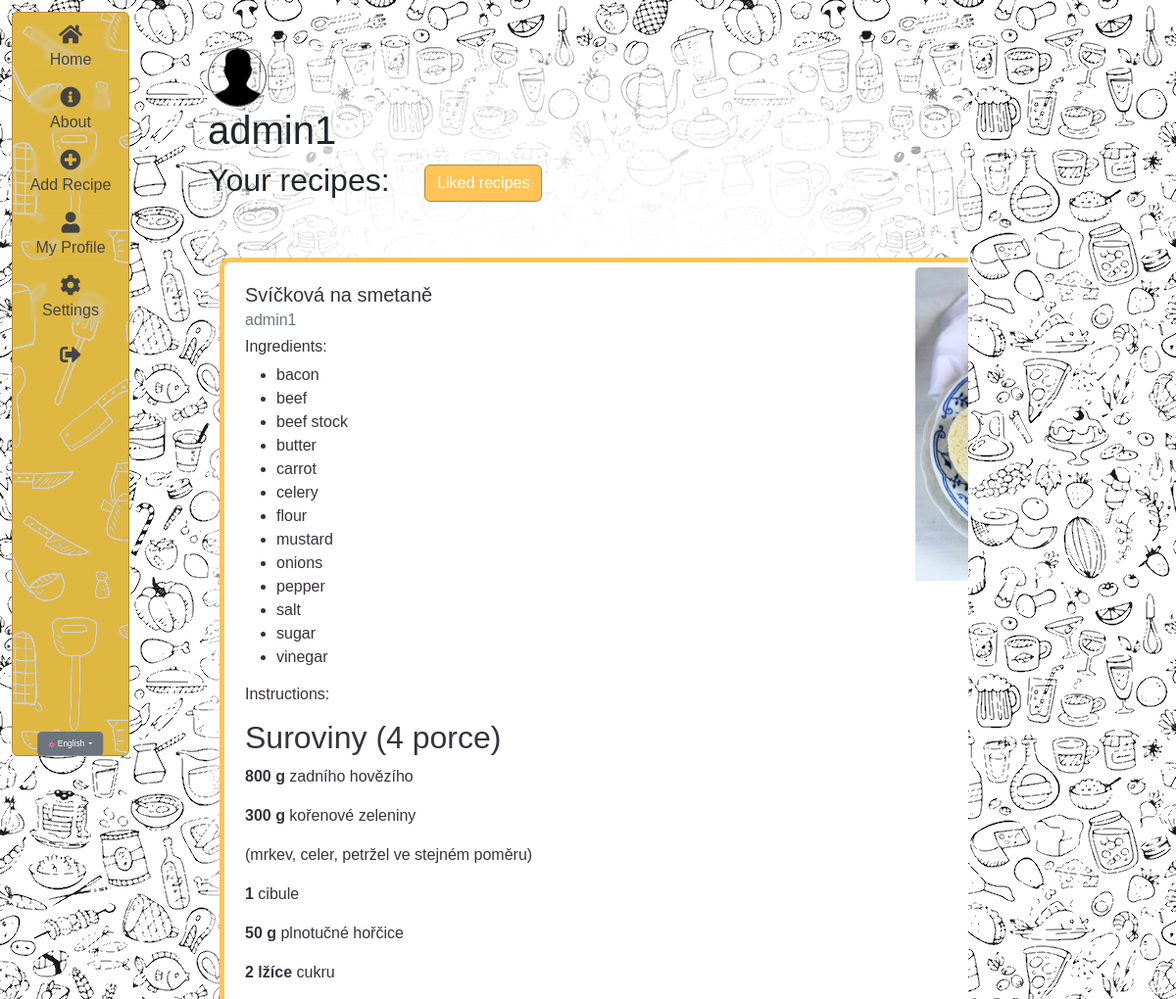
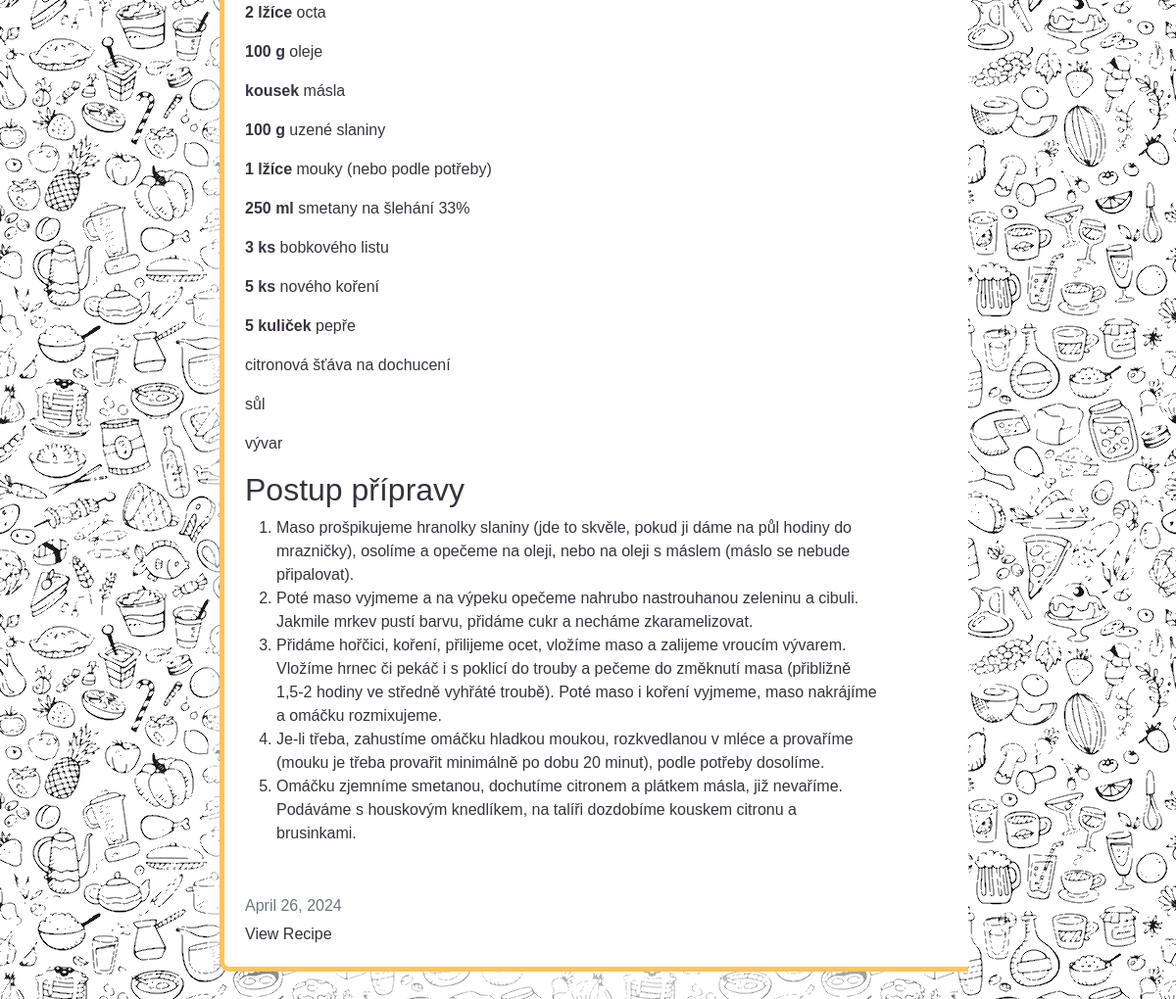
The page /en/profile/ (signed in) on the database its author committed (2 pictures, top to bottom).
### users/models.py (models this page shows, shortened)
class UserProfile(models.Model):
    user = models.OneToOneField(User, on_delete=models.CASCADE)
    pfp = models.ImageField(
        upload_to='pfp',
        null=True,
        blank=True,
        default='pfp/default.png',
        verbose_name=_('pfp'),
    )
    liked_recipes = models.ManyToManyField(Recipe)

### recipes/models.py (models this page shows, shortened)
class Recipe(models.Model):
  title = models.CharField(max_length=100, verbose_name=_('title'))
  description = RichTextField(blank=True, null=True, verbose_name=_('description'), config_name='default')
  author = models.ForeignKey(User, on_delete=models.CASCADE)
  created_at = models.DateTimeField(auto_now_add=True)
  updated_at = models.DateTimeField(auto_now=True)
  ingredients = models.ManyToManyField(Ingredient, related_name='recipes', verbose_name=_('ingredients'))
  likes = models.ManyToManyField(User, related_name='blog_posts')
  photo = models.ImageField(
        upload_to='recipes',
        null=True,
        blank=True,
        verbose_name=_('photo'),
    )
  class Meta:
    ordering = ['-created_at']

class Ingredient(models.Model):
  name = models.CharField(max_length=100)
  class Meta:
    ordering = ['name']

### users/views.py (the view)
# urls.py: path('profile/', user_views.profile, name="user-profile"),
@login_required
def profile(request):
    user = request.user
    recipes = Recipe.objects.filter(author=user)
    return render(request, 'users/profile.html', {'recipes': recipes})

### users/templates/users/profile.html
{% extends "recipes/box.html" %}
{% load crispy_forms_tags %}
{% load i18n %}
{% load static %}
{% block content %}
<div class="background-container">
  <img class="pfp" src="{{ user.userprofile.pfp.url }}" alt="{{ user.userprofile.user.username }}" />
  <h1>{{ user.username }}</h1>
  {% if not recipes %}
    <h2>{% trans "No recipes yet." %}</h2>
    <a class="btn btn-primary" href="{% url 'recipes-create' %}">{% trans "Want to add one?" %}</a>
  {% else %}
    <h2>{% trans "Your recipes:" %}&nbsp&nbsp&nbsp&nbsp<a class="btn btn-primary" href="{% url 'liked_recipes' %}">{% trans "Liked recipes" %}</a></h2>
  {% endif %}
  {% for recipe in recipes %}
  <div class="container">
    <div class="card my-4" style="width: 60rem;">
      {% if recipe.photo %}
        <img class="card-img-top img-fluid" src="{{ recipe.photo.url }}" alt="{{ recipe.title }}" />
      {% endif %}
      <div class="card-body">
        <h5 class="card-title">{{ recipe.title }}</h5>
        <h6 class="card-subtitle mb-2 text-muted">{{ recipe.author }}</h6>
        {% if recipe.ingredients.all|length %}
          <h6>{% trans "Ingredients:" %}</h6>
          <ul>
            {% for ingredient in recipe.ingredients.all %}
            <li>{{ ingredient.name }}</li>
            {% endfor %}
          </ul>
        {% else %}
          <p>{% trans "No ingredients added yet." %}</p>
        {% endif %}
        <h6>{% trans "Instructions:" %}</h6>
        <p class="card-text"> {{ recipe.description | safe }}</p>
        <h6 class="card-subtitle mb-2 text-muted">
          {{ recipe.updated_at|date:"F d, Y" }}
        </h6>
        <a href="{% url 'recipes-detail' recipe.pk %}" class="card-link no-style">{% trans "View Recipe" %}</a>
      </div>
    </div>
  </div>
  {% endfor %}
  </div>
</div>
{% endblock content %}

### recipes/templates/recipes/box.html (shortened to what this page needs)
{% extends "recipes/base.html" %}
{% load static %}
{% load i18n %}
{% block 'box' %}
<div class="nav-box-wrapper" id="navBoxWrapper">
    <div class="navigation-box">
        <div class="text-center">
            <a class="d-block mb-3 no-style" href="{% url 'recipes-home' %}">
                <i class="fas fa-home fa-lg"></i>
                <span class="d-block">{% trans "Home" %}</span>
            </a>
            <a class="d-block mb-3 no-style" href="{% url 'recipes-about' %}">
                <i class="fas fa-info-circle fa-lg"></i>
                <span class="d-block">{% trans "About" %}</span>
            </a>
            <a class="d-block mb-3 no-style" href="{% url 'recipes-create' %}">
                <i class="fas fa-plus-circle fa-lg"></i>
                <span class="d-block">{% trans "Add Recipe" %}</span>
            </a>
            {% if user.is_authenticated %}
            <a class="d-block mb-3 no-style" href="{% url 'user-profile' %}">
                <i class="fas fa-user fa-lg"></i>
                <span class="d-block">{% trans "My Profile" %}</span>
            </a>
            <a class="d-block mb-3 no-style" href="{% url 'user-settings' %}">
                <i class="fas fa-cog fa-lg"></i>
                <span class="d-block">{% trans "Settings" %}</span>
            </a>
            <form method="post" action="{% url 'logout' %}">
                <button class="btn btn-link no-style" type="submit"><i class="fas fa-sign-out-alt fa-lg"></i></button>
            </form>
            {% endif %}
        </div>
        <div class="dropdown-wrapper">
            <div class="dropdown">
                <button class="btn btn-sm btn-secondary dropdown-toggle" type="button" id="languageDropdown" data-bs-toggle="dropdown" aria-haspopup="true" aria-expanded="false">
                  {% get_current_language as LANGUAGE_CODE %}
                  {% if LANGUAGE_CODE == 'en' %}
                    <img src="{% static 'flag/en.png' %}" alt="EN" class="flag-icon"> English
                  {% elif LANGUAGE_CODE == 'cs' %}
                    <img src="{% static 'flag/cs.png' %}" alt="cs" class="flag-icon"> Čeština
                  {% endif %}
                </button>
              </div>
        </div>
    </div>
</div>
                    {% get_current_language as LANGUAGE_CODE %}
{% endblock %}

### recipes/templates/recipes/base.html (shortened to what this page needs)
{% load i18n %} {% load static %}
<!DOCTYPE html>
<html>
  <head>
    <link
      href="https://cdn.jsdelivr.net/npm/bootstrap@5.2.0-beta1/dist/css/bootstrap.min.css"
      rel="stylesheet"
 />
    <link href="{% static 'recipes/base.css' %}" rel="stylesheet" />
    <link
      rel="stylesheet"
      href="https://cdnjs.cloudflare.com/ajax/libs/font-awesome/5.15.4/css/all.min.css" />
    <link
      rel="stylesheet"
      href="https://code.jquery.com/ui/1.12.1/themes/base/jquery-ui.css" />
  </head>
  <body>
    {% block 'box' %} {% endblock %}
    <div class="container mt-4 col-8">
       {% block content %} {% endblock %}
  </body>
</html>

### recipes/static/recipes/base.css (style rules this page uses)
:root { --color-primary: #ffffff; --color-secondary: #444444; --color-tertiary: #37323e; --color-accent: #ffc457; --color-dark: #b5873e; }
body { background-color: var(--color-primary); background-image: url(food.png); font-family: Arial, sans-serif; }
.btn-primary { background-color: var(--color-accent); border-color: var(--color-dark); color: white; }
.nav-box-wrapper { position: fixed; top: 0; left: 0; height: 95vh; margin-bottom: 1vw; width: 10vw; background: url(menu.png); background-color: var(--color-accent); border-radius: 0.5vw; border: 1px solid var(--color-dark); padding: 1vw; margin: 1vw; overflow-y: hidden; align-items: center; justify-items: center; color: var(--color-secondary); }
.navigation-box a { backdrop-filter: blur(2px); }
.dropdown-wrapper { position: absolute; bottom: 1vw; left: 50%; transform: translateX(-50%); height: 1vw; width: fit-content; }
.dropdown .btn { font-size: 0.7vw; padding: 5px 10px; }
.dropdown img { height: 0.6vw; width: fit-content; }
.navigation-box { text-align: center; }
.card { background-color: var(--color-primary); transition: transform 0.3s ease-in-out; color: var(--color-tertiary); display: flex; flex-direction: row-reverse; justify-content: space-between; padding: 5px; border-radius: 10px; overflow: auto; border: 5px solid var(--color-accent); box-sizing: border-box; }
.card img { height: 100%; width: auto; flex: 0 0 auto; margin-left: 20px; max-width: 20vw; }
.no-style { text-decoration: none; color: inherit; }
.pfp { border-radius: 50%; width: 5vw; height: 5vw; border: 1px solid var(--color-secondary); }
.background-container { position: relative; overflow: hidden; }
.background-container::before { content: ""; position: absolute; top: 0; left: 0; width: 100%; height: 100%; background-color: white; background-size: cover; filter: blur(100px); z-index: -1; }
.container { padding-top: 25px; padding-bottom: 25px; }

### rows shown on the page
Recipe: photo (picture), title "Svíčková na smetaně", author "admin1", description "Suroviny (4 porce) 800 g zadního hovězího 300 g kořenové zeleniny (mrkev, celer, petržel ve stejném poměru) 1 cibule 50 g plnotučné hořčice 2 lžíce cukru 2 lžíce octa 100 g oleje kousek másla 100 g uzené slaniny 1 lžíce mouky (nebo podle potřeby) 250 ml smetany na šlehání 33% 3 ks bobkového listu 5 ks nového koření 5 kuliček pepře citronová šťáva na dochucení sůl vývar Postup přípravy Maso prošpikujeme hranolky slaniny (jde to skvěle, pokud ji dáme na půl hodiny do mrazničky), osolíme a opečeme na oleji, nebo na oleji s máslem (máslo se nebude připalovat). Poté maso vyjmeme a na výpeku opečeme nahrubo nastrouhanou zeleninu a cibuli. Jakmile mrkev pustí barvu, přidáme cukr a necháme…", updated_at "April 26, 2024"
Ingredient: name "bacon"
Ingredient: name "beef"
Ingredient: name "beef stock"
Ingredient: name "butter"
Ingredient: name "carrot"
Ingredient: name "celery"
Ingredient: name "flour"
Ingredient: name "mustard"
Ingredient: name "onions"
Ingredient: name "pepper"
Ingredient: name "salt"
Ingredient: name "sugar"
Ingredient: name "vinegar"

### other values the page prints
{{ user.username }} "admin1"
